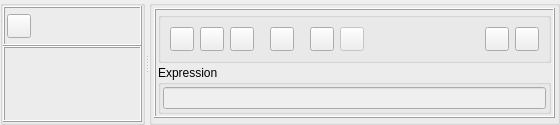
           <widget class="QWidget" name="hdrsEditTab">
            <property name="autoFillBackground">
             <bool>true</bool>
            </property>
            <attribute name="title">
             <string>Change</string>
            </attribute>
            <layout class="QVBoxLayout" name="verticalLayout_25">
             <property name="spacing">
              <number>0</number>
             </property>
             <property name="leftMargin">
              <number>0</number>
             </property>
             <property name="topMargin">
              <number>0</number>
             </property>
             <property name="rightMargin">
              <number>0</number>
             </property>
             <property name="bottomMargin">
              <number>0</number>
             </property>
             <item>
              <widget class="QSplitter" name="splitter_3">
               <property name="orientation">
                <enum>Qt::Horizontal</enum>
               </property>
               <widget class="QGroupBox" name="HeBox">
                <property name="sizePolicy">
                 <sizepolicy hsizetype="Preferred" vsizetype="Preferred">
                  <horstretch>1</horstretch>
                  <verstretch>0</verstretch>
                 </sizepolicy>
                </property>
                <property name="minimumSize">
                 <size>
                  <width>0</width>
                  <height>0</height>
                 </size>
                </property>
                <property name="maximumSize">
                 <size>
                  <width>350</width>
                  <height>16777215</height>
                 </size>
                </property>
                <property name="title">
                 <string/>
                </property>
                <layout class="QVBoxLayout" name="verticalLayout_24">
                 <property name="spacing">
                  <number>0</number>
                 </property>
                 <property name="leftMargin">
                  <number>0</number>
                 </property>
                 <property name="topMargin">
                  <number>0</number>
                 </property>
                 <property name="rightMargin">
                  <number>0</number>
                 </property>
                 <property name="bottomMargin">
                  <number>0</number>
                 </property>
                 <item>
                  <widget class="QFrame" name="frame_7">
                   <property name="sizePolicy">
                    <sizepolicy hsizetype="Preferred" vsizetype="Fixed">
                     <horstretch>0</horstretch>
                     <verstretch>0</verstretch>
                    </sizepolicy>
                   </property>
                   <property name="minimumSize">
                    <size>
                     <width>0</width>
                     <height>40</height>
                    </size>
                   </property>
                   <property name="maximumSize">
                    <size>
                     <width>16777215</width>
                     <height>40</height>
                    </size>
                   </property>
                   <property name="frameShape">
                    <enum>QFrame::Box</enum>
                   </property>
                   <property name="frameShadow">
                    <enum>QFrame::Raised</enum>
                   </property>
                   <layout class="QHBoxLayout" name="horizontalLayout_17">
                    <property name="spacing">
                     <number>2</number>
                    </property>
                    <property name="leftMargin">
                     <number>2</number>
                    </property>
                    <property name="topMargin">
                     <number>2</number>
                    </property>
                    <property name="rightMargin">
                     <number>2</number>
                    </property>
                    <property name="bottomMargin">
                     <number>2</number>
                    </property>
                    <item>
                     <widget class="QPushButton" name="btnCkNonE">
                      <property name="sizePolicy">
                       <sizepolicy hsizetype="Fixed" vsizetype="Fixed">
                        <horstretch>0</horstretch>
                        <verstretch>0</verstretch>
                       </sizepolicy>
                      </property>
                      <property name="minimumSize">
                       <size>
                        <width>24</width>
                        <height>24</height>
                       </size>
                      </property>
                      <property name="maximumSize">
                       <size>
                        <width>24</width>
                        <height>24</height>
                       </size>
                      </property>
                      <property name="toolTip">
                       <string>Uncheck All</string>
                      </property>
                      <property name="text">
                       <string/>
                      </property>
                      <property name="icon">
                       <iconset resource="myrc.qrc">
                        <normaloff>:/images/ChkNon.png</normaloff>:/images/ChkNon.png</iconset>
                      </property>
                      <property name="iconSize">
                       <size>
                        <width>20</width>
                        <height>20</height>
                       </size>
                      </property>
                     </widget>
                    </item>
                    <item>
                     <spacer name="horizontalSpacer_16">
                      <property name="orientation">
                       <enum>Qt::Horizontal</enum>
                      </property>
                      <property name="sizeHint" stdset="0">
                       <size>
                        <width>111</width>
                        <height>19</height>
                       </size>
                      </property>
                     </spacer>
                    </item>
                   </layout>
                  </widget>
                 </item>
                 <item>
                  <widget class="QFrame" name="hdrElstCkFrame">
                   <property name="frameShape">
                    <enum>QFrame::Box</enum>
                   </property>
                   <property name="frameShadow">
                    <enum>QFrame::Raised</enum>
                   </property>
                  </widget>
                 </item>
                </layout>
               </widget>
               <widget class="QGroupBox" name="groupBox_12">
                <property name="title">
                 <string/>
                </property>
                <layout class="QVBoxLayout" name="verticalLayout_22">
                 <property name="spacing">
                  <number>2</number>
                 </property>
                 <property name="leftMargin">
                  <number>2</number>
                 </property>
                 <property name="topMargin">
                  <number>2</number>
                 </property>
                 <property name="rightMargin">
                  <number>2</number>
                 </property>
                 <property name="bottomMargin">
                  <number>2</number>
                 </property>
                 <item>
                  <widget class="QFrame" name="frame_6">
                   <property name="sizePolicy">
                    <sizepolicy hsizetype="Preferred" vsizetype="Fixed">
                     <horstretch>0</horstretch>
                     <verstretch>0</verstretch>
                    </sizepolicy>
                   </property>
                   <property name="minimumSize">
                    <size>
                     <width>0</width>
                     <height>30</height>
                    </size>
                   </property>
                   <property name="frameShape">
                    <enum>QFrame::Box</enum>
                   </property>
                   <property name="frameShadow">
                    <enum>QFrame::Raised</enum>
                   </property>
                   <layout class="QVBoxLayout" name="verticalLayout_23">
                    <property name="spacing">
                     <number>2</number>
                    </property>
                    <property name="leftMargin">
                     <number>2</number>
                    </property>
                    <property name="topMargin">
                     <number>2</number>
                    </property>
                    <property name="rightMargin">
                     <number>2</number>
                    </property>
                    <property name="bottomMargin">
                     <number>2</number>
                    </property>
                    <item>
                     <widget class="QGroupBox" name="EcBox">
                      <property name="title">
                       <string/>
                      </property>
                      <layout class="QHBoxLayout" name="horizontalLayout_15">
                       <item>
                        <widget class="QPushButton" name="btnHexp">
                         <property name="sizePolicy">
                          <sizepolicy hsizetype="Fixed" vsizetype="Fixed">
                           <horstretch>0</horstretch>
                           <verstretch>0</verstretch>
                          </sizepolicy>
                         </property>
                         <property name="minimumSize">
                          <size>
                           <width>24</width>
                           <height>24</height>
                          </size>
                         </property>
                         <property name="maximumSize">
                          <size>
                           <width>24</width>
                           <height>24</height>
                          </size>
                         </property>
                         <property name="text">
                          <string/>
                         </property>
                         <property name="icon">
                          <iconset resource="myrc.qrc">
                           <normaloff>:/images/Hexp.png</normaloff>:/images/Hexp.png</iconset>
                         </property>
                         <property name="iconSize">
                          <size>
                           <width>20</width>
                           <height>20</height>
                          </size>
                         </property>
                        </widget>
                       </item>
                       <item>
                        <widget class="QPushButton" name="btnNexp">
                         <property name="sizePolicy">
                          <sizepolicy hsizetype="Fixed" vsizetype="Fixed">
                           <horstretch>0</horstretch>
                           <verstretch>0</verstretch>
                          </sizepolicy>
                         </property>
                         <property name="minimumSize">
                          <size>
                           <width>24</width>
                           <height>24</height>
                          </size>
                         </property>
                         <property name="maximumSize">
                          <size>
                           <width>24</width>
                           <height>24</height>
                          </size>
                         </property>
                         <property name="text">
                          <string/>
                         </property>
                         <property name="icon">
                          <iconset resource="myrc.qrc">
                           <normaloff>:/images/Nexp.png</normaloff>:/images/Nexp.png</iconset>
                         </property>
                         <property name="iconSize">
                          <size>
                           <width>20</width>
                           <height>20</height>
                          </size>
                         </property>
                        </widget>
                       </item>
                       <item>
                        <widget class="QPushButton" name="btnLexp">
                         <property name="sizePolicy">
                          <sizepolicy hsizetype="Fixed" vsizetype="Fixed">
                           <horstretch>0</horstretch>
                           <verstretch>0</verstretch>
                          </sizepolicy>
                         </property>
                         <property name="minimumSize">
                          <size>
                           <width>24</width>
                           <height>24</height>
                          </size>
                         </property>
                         <property name="maximumSize">
                          <size>
                           <width>24</width>
                           <height>24</height>
                          </size>
                         </property>
                         <property name="text">
                          <string/>
                         </property>
                         <property name="icon">
                          <iconset resource="myrc.qrc">
                           <normaloff>:/images/Lexp.png</normaloff>:/images/Lexp.png</iconset>
                         </property>
                         <property name="iconSize">
                          <size>
                           <width>20</width>
                           <height>20</height>
                          </size>
                         </property>
                        </widget>
                       </item>
                       <item>
                        <spacer name="horizontalSpacer_12">
                         <property name="orientation">
                          <enum>Qt::Horizontal</enum>
                         </property>
                         <property name="sizeType">
                          <enum>QSizePolicy::Fixed</enum>
                         </property>
                         <property name="sizeHint" stdset="0">
                          <size>
                           <width>10</width>
                           <height>20</height>
                          </size>
                         </property>
                        </spacer>
                       </item>
                       <item>
                        <widget class="QPushButton" name="btnClrExp">
                         <property name="sizePolicy">
                          <sizepolicy hsizetype="Fixed" vsizetype="Fixed">
                           <horstretch>0</horstretch>
                           <verstretch>0</verstretch>
                          </sizepolicy>
                         </property>
                         <property name="minimumSize">
                          <size>
                           <width>24</width>
                           <height>24</height>
                          </size>
                         </property>
                         <property name="maximumSize">
                          <size>
                           <width>24</width>
                           <height>24</height>
                          </size>
                         </property>
                         <property name="text">
                          <string/>
                         </property>
                         <property name="icon">
                          <iconset resource="myrc.qrc">
                           <normaloff>:/images/DelItem.png</normaloff>:/images/DelItem.png</iconset>
                         </property>
                         <property name="iconSize">
                          <size>
                           <width>20</width>
                           <height>20</height>
                          </size>
                         </property>
                        </widget>
                       </item>
                       <item>
                        <spacer name="horizontalSpacer_14">
                         <property name="orientation">
                          <enum>Qt::Horizontal</enum>
                         </property>
                         <property name="sizeType">
                          <enum>QSizePolicy::Fixed</enum>
                         </property>
                         <property name="sizeHint" stdset="0">
                          <size>
                           <width>10</width>
                           <height>20</height>
                          </size>
                         </property>
                        </spacer>
                       </item>
                       <item>
                        <widget class="QPushButton" name="btnUpdE">
                         <property name="enabled">
                          <bool>true</bool>
                         </property>
                         <property name="sizePolicy">
                          <sizepolicy hsizetype="Fixed" vsizetype="Fixed">
                           <horstretch>0</horstretch>
                           <verstretch>0</verstretch>
                          </sizepolicy>
                         </property>
                         <property name="minimumSize">
                          <size>
                           <width>24</width>
                           <height>24</height>
                          </size>
                         </property>
                         <property name="maximumSize">
                          <size>
                           <width>24</width>
                           <height>24</height>
                          </size>
                         </property>
                         <property name="text">
                          <string/>
                         </property>
                         <property name="icon">
                          <iconset resource="myrc.qrc">
                           <normaloff>:/images/FileSave.png</normaloff>:/images/FileSave.png</iconset>
                         </property>
                         <property name="iconSize">
                          <size>
                           <width>20</width>
                           <height>20</height>
                          </size>
                         </property>
                        </widget>
                       </item>
                       <item>
                        <widget class="QPushButton" name="btnUndE">
                         <property name="enabled">
                          <bool>false</bool>
                         </property>
                         <property name="sizePolicy">
                          <sizepolicy hsizetype="Fixed" vsizetype="Fixed">
                           <horstretch>0</horstretch>
                           <verstretch>0</verstretch>
                          </sizepolicy>
                         </property>
                         <property name="minimumSize">
                          <size>
                           <width>24</width>
                           <height>24</height>
                          </size>
                         </property>
                         <property name="maximumSize">
                          <size>
                           <width>24</width>
                           <height>24</height>
                          </size>
                         </property>
                         <property name="text">
                          <string/>
                         </property>
                         <property name="icon">
                          <iconset resource="myrc.qrc">
                           <normaloff>:/images/Reset.png</normaloff>:/images/Reset.png</iconset>
                         </property>
                         <property name="iconSize">
                          <size>
                           <width>20</width>
                           <height>20</height>
                          </size>
                         </property>
                        </widget>
                       </item>
                       <item>
                        <spacer name="horizontalSpacer_13">
                         <property name="orientation">
                          <enum>Qt::Horizontal</enum>
                         </property>
                         <property name="sizeType">
                          <enum>QSizePolicy::Expanding</enum>
                         </property>
                         <property name="sizeHint" stdset="0">
                          <size>
                           <width>115</width>
                           <height>20</height>
                          </size>
                         </property>
                        </spacer>
                       </item>
                       <item>
                        <widget class="QPushButton" name="btnLastTr_2">
                         <property name="sizePolicy">
                          <sizepolicy hsizetype="Fixed" vsizetype="Fixed">
                           <horstretch>0</horstretch>
                           <verstretch>0</verstretch>
                          </sizepolicy>
                         </property>
                         <property name="minimumSize">
                          <size>
                           <width>24</width>
                           <height>24</height>
                          </size>
                         </property>
                         <property name="maximumSize">
                          <size>
                           <width>24</width>
                           <height>24</height>
                          </size>
                         </property>
                         <property name="text">
                          <string/>
                         </property>
                         <property name="icon">
                          <iconset resource="myrc.qrc">
                           <normaloff>:/images/GoBottom.png</normaloff>:/images/GoBottom.png</iconset>
                         </property>
                         <property name="iconSize">
                          <size>
                           <width>20</width>
                           <height>20</height>
                          </size>
                         </property>
                        </widget>
                       </item>
                       <item>
                        <widget class="QPushButton" name="btnFirstTr_2">
                         <property name="sizePolicy">
                          <sizepolicy hsizetype="Fixed" vsizetype="Fixed">
                           <horstretch>0</horstretch>
                           <verstretch>0</verstretch>
                          </sizepolicy>
                         </property>
                         <property name="minimumSize">
                          <size>
                           <width>24</width>
                           <height>24</height>
                          </size>
                         </property>
                         <property name="maximumSize">
                          <size>
                           <width>24</width>
                           <height>24</height>
                          </size>
                         </property>
                         <property name="text">
                          <string/>
                         </property>
                         <property name="icon">
                          <iconset resource="myrc.qrc">
                           <normaloff>:/images/GoTop.png</normaloff>:/images/GoTop.png</iconset>
                         </property>
                         <property name="iconSize">
                          <size>
                           <width>20</width>
                           <height>20</height>
                          </size>
                         </property>
                        </widget>
                       </item>
                      </layout>
                     </widget>
                    </item>
                    <item>
                     <widget class="QGroupBox" name="groupBox_14">
                      <property name="title">
                       <string>Expression</string>
                      </property>
                      <layout class="QHBoxLayout" name="horizontalLayout_16">
                       <property name="spacing">
                        <number>2</number>
                       </property>
                       <property name="leftMargin">
                        <number>2</number>
                       </property>
                       <property name="topMargin">
                        <number>2</number>
                       </property>
                       <property name="rightMargin">
                        <number>2</number>
                       </property>
                       <property name="bottomMargin">
                        <number>2</number>
                       </property>
                       <item>
                        <widget class="QLineEdit" name="edExpr">
                         <property name="enabled">
                          <bool>false</bool>
                         </property>
                        </widget>
                       </item>
                      </layout>
                     </widget>
                    </item>
                   </layout>
                  </widget>
                 </item>
                 <item>
                  <widget class="QFrame" name="hdrElstDtFrame">
                   <property name="enabled">
                    <bool>true</bool>
                   </property>
                   <property name="frameShape">
                    <enum>QFrame::Box</enum>
                   </property>
                   <property name="frameShadow">
                    <enum>QFrame::Raised</enum>
                   </property>
                  </widget>
                 </item>
                </layout>
               </widget>
              </widget>
             </item>
            </layout>
           </widget>
